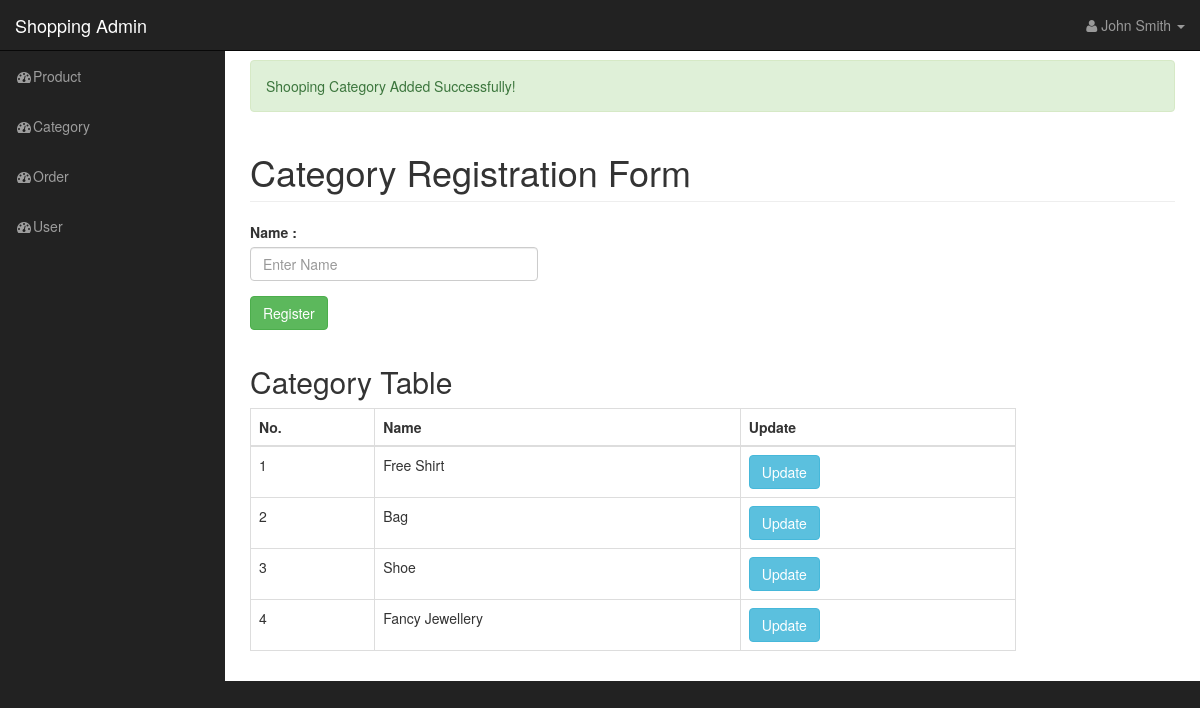
Screenshot of /admin/category.php?status=1 (signed in) with the database file from the repository.
### tables this page shows
CREATE TABLE IF NOT EXISTS `category` (
  `id` int(11) NOT NULL AUTO_INCREMENT,
  `name` varchar(50) NOT NULL,
  PRIMARY KEY (`id`)
);

### admin/category.php (the view, shortened to what this page needs)
<!DOCTYPE html>
<html lang="en">
<?php
        include('head.php');
?>
<body>
    <div id="wrapper">
      <?php
                include('nav.php');
      ?>
        <div id="page-wrapper">
            <div class="container-fluid">
                <div class="row">
                    <div class="col-lg-12">
                    <?php
                      if(isset($_REQUEST['status'])){
                            $status=$_REQUEST['status'];
                            if($status==1){
                            echo "<div class='alert alert-success'>
                           Shooping Category Added Successfully!
                                      </div>";
                            }else if ($status==2){
                             echo "<div class='alert alert-info'>
                           Shooping Category Updated Successfully!
                                      </div>";
                            }
                      }
                    ?>
                        <h1 class="page-header">
                            Category Registration Form
                        </h1>
                    </div>
                </div>
                  <div class="row">
                    <div class="col-lg-4">
              <form role="form" action="addcategory.php" method="POST"
              enctype="multipart/form-data">
                            <div class="form-group">
                                <label>Name :</label>
         <input type="text" name="name" class="form-control" placeholder="Enter Name" required="required">
                            </div>
                             <div class="form-group">
                                <input type="submit" class="btn btn-success" value="Register">
                            </div>
                        </form>
                    </div>
            </div>
              <div class="row">
                    <div class="col-lg-10">
                        <h2>Category Table</h2>
                        <div class="table-responsive">
                            <table class="table table-bordered table-hover">
                                <thead>
                                    <tr>
                                        <th>No.</th>
                                        <th>Name</th>
                                        <th>Update</th>
                                    </tr>
                                </thead>
                                <tbody>
                <?php
                include('conn.php');
                $sql="SELECT * FROM category";
                      $result=$conn->query($sql);
                      if( $result->num_rows >0){
                        $i=1;
                while ($row=$result->fetch_assoc()) {
                      $id=$row['id'];
                      $name=$row['name'];
      echo "<tr><td>$i</td><td>$name</td>
      <td><a href='#' class='btn btn-info update' data-name='$name'  data-id='$id'> Update</a></td></tr>";
      $i++;
                        }
                      }
                                  ?>
                                </tbody>
                            </table>
                        </div>
                    </div>
            </div>
        </div>
    </div>
</body>
</html>

### admin/css/sb-admin.css (style rules this page uses)
body { margin-top: 100px; background-color: #222; }
@media (min-width:768px) { body { margin-top: 50px; } }
#wrapper { padding-left: 0; }
#page-wrapper { width: 100%; padding: 0; background-color: #fff; }
@media (min-width:768px) { #wrapper { padding-left: 225px; } }
@media (min-width:768px) { #page-wrapper { padding: 10px; } }

### rows the page displays
category: name "Free Shirt"
category: name "Bag"
category: name "Shoe"
category: name "Fancy Jewellery"
